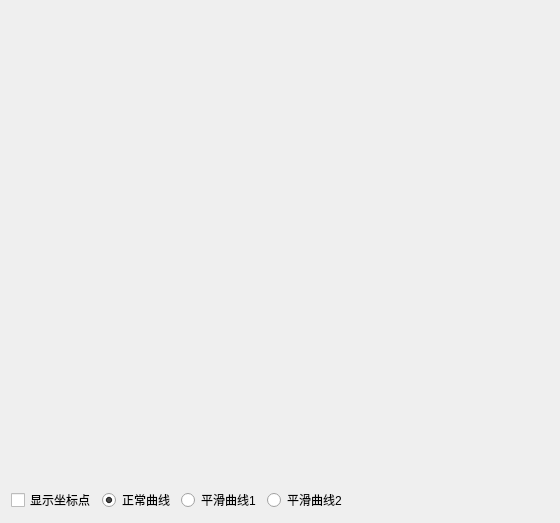
<?xml version="1.0" encoding="UTF-8"?>
<ui version="4.0">
 <class>HSmoothCurveDemoWidget</class>
 <widget class="QWidget" name="HSmoothCurveDemoWidget">
  <property name="geometry">
   <rect>
    <x>0</x>
    <y>0</y>
    <width>560</width>
    <height>523</height>
   </rect>
  </property>
  <property name="windowTitle">
   <string>Form</string>
  </property>
  <layout class="QGridLayout" name="gridLayout">
   <item row="0" column="5">
    <spacer name="verticalSpacer">
     <property name="orientation">
      <enum>Qt::Vertical</enum>
     </property>
     <property name="sizeHint" stdset="0">
      <size>
       <width>20</width>
       <height>473</height>
      </size>
     </property>
    </spacer>
   </item>
   <item row="1" column="0">
    <widget class="QCheckBox" name="checkBox">
     <property name="text">
      <string>显示坐标点</string>
     </property>
    </widget>
   </item>
   <item row="1" column="1">
    <widget class="QRadioButton" name="radioButton_1">
     <property name="text">
      <string>正常曲线</string>
     </property>
     <property name="checked">
      <bool>true</bool>
     </property>
    </widget>
   </item>
   <item row="1" column="2">
    <widget class="QRadioButton" name="radioButton_2">
     <property name="text">
      <string>平滑曲线1</string>
     </property>
    </widget>
   </item>
   <item row="1" column="3">
    <widget class="QRadioButton" name="radioButton_3">
     <property name="text">
      <string>平滑曲线2</string>
     </property>
    </widget>
   </item>
   <item row="1" column="4">
    <spacer name="horizontalSpacer">
     <property name="orientation">
      <enum>Qt::Horizontal</enum>
     </property>
     <property name="sizeHint" stdset="0">
      <size>
       <width>178</width>
       <height>20</height>
      </size>
     </property>
    </spacer>
   </item>
  </layout>
 </widget>
 <resources/>
 <connections/>
</ui>
